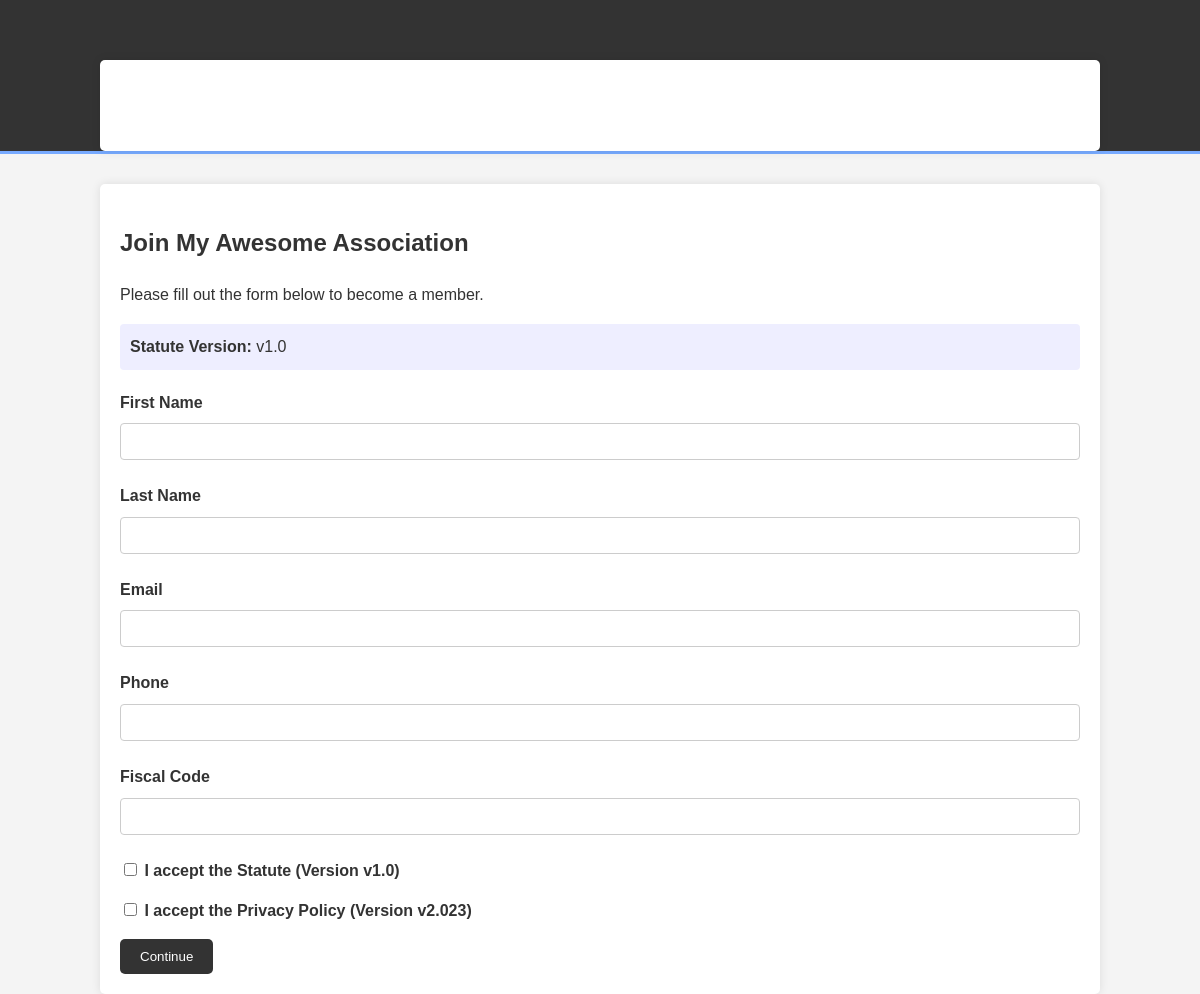
Screenshot of /join/my-association with the database file from the repository.
### app/models.py (models this page shows)
class Organization(Base):
    __tablename__ = "organizations"
    id = Column(Integer, primary_key=True, index=True)
    name = Column(String, index=True)
    slug = Column(String, unique=True, index=True)
    statute_version = Column(String)
    statute_pdf_path = Column(String, nullable=True) # Path relative to static or uploads
    privacy_version = Column(String)
    members = relationship("Member", back_populates="organization")

### app/routes/join.py (the view)
@router.get("/join/{org_slug}", response_class=HTMLResponse)
def join_page(request: Request, org_slug: str, db: Session = Depends(get_db)):
    org = db.query(Organization).filter(Organization.slug == org_slug).first()
    if not org:
        raise HTTPException(status_code=404, detail="Organization not found")
    return templates.TemplateResponse("join.html", {"request": request, "org": org})

### app/templates/join.html (shortened to what this page needs)
{% extends "base.html" %}
{% block content %}
    <h2>Join {{ org.name }}</h2>
    <p>Please fill out the form below to become a member.</p>
    <div style="margin-bottom: 20px; padding: 10px; background-color: #eef; border-radius: 4px;">
        <strong>Statute Version:</strong> {{ org.statute_version }}
    </div>
    <form action="/join/{{ org.slug }}" method="post">
        <div class="form-group">
            <label for="first_name">First Name</label>
            <input type="text" id="first_name" name="first_name" required>
        </div>
        <div class="form-group">
            <label for="last_name">Last Name</label>
            <input type="text" id="last_name" name="last_name" required>
        </div>
        <div class="form-group">
            <label for="email">Email</label>
            <input type="email" id="email" name="email" required>
        </div>
        <div class="form-group">
            <label for="phone">Phone</label>
            <input type="tel" id="phone" name="phone">
        </div>
        <div class="form-group">
            <label for="fiscal_code">Fiscal Code</label>
            <input type="text" id="fiscal_code" name="fiscal_code">
        </div>
        <div class="form-group">
            <input type="checkbox" id="accept_statute" name="accept_statute" value="true" required>
            <label for="accept_statute">I accept the Statute (Version {{ org.statute_version }})</label>
        </div>
        <div class="form-group">
            <input type="checkbox" id="accept_privacy" name="accept_privacy" value="true" required>
            <label for="accept_privacy">I accept the Privacy Policy (Version {{ org.privacy_version }})</label>
        </div>
        <button type="submit" class="button">Continue</button>
    </form>
{% endblock %}

### app/static/style.css (style rules this page uses)
body { font-family: Arial, sans-serif; line-height: 1.6; margin: 0; padding: 0; background-color: #f4f4f4; color: #333; }
.button { display: inline-block; color: #fff; background: #333; padding: 10px 20px; text-decoration: none; border-radius: 5px; border: none; cursor: pointer; }
input[type="text"], input[type="email"], input[type="tel"] { width: 100%; padding: 10px; margin: 8px 0; display: inline-block; border: 1px solid #ccc; border-radius: 4px; box-sizing: border-box; }
label { font-weight: bold; }
.form-group { margin-bottom: 15px; }

### rows the page displays
Organization: name "My Awesome Association", statute_version "v1.0", privacy_version "v2.023"
